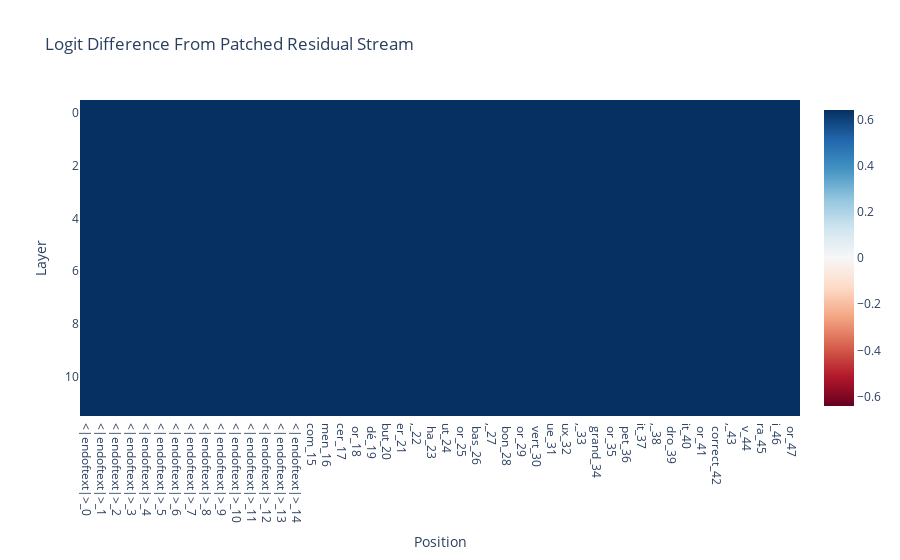

The notebook cell saved with this chart:
### Code cell
prompt_position_labels = [
    f"{tok}_{i}" for i, tok in enumerate(model.to_str_tokens(tokks[0]))
]
imshow(
    patched_residual_stream_diff,
    x=prompt_position_labels,
    title="Logit Difference From Patched Residual Stream",
    labels={"x": "Position", "y": "Layer"},
)

### Figure 1 — Plotly figure (JSON) as saved in the notebook; plotly's stock layout.template omitted (floating-point values rounded to 4 significant figures; data arrays with more than 128 entries replaced by an {"elided": "..."} marker saying what was removed)
{"data": [{"coloraxis": "coloraxis", "hovertemplate": "Position: %{x}<br>Layer: %{y}<br>color: %{z}<extra></extra>", "name": "0", "type": "heatmap", "x": ["<|endoftext|>_0", "<|endoftext|>_1", "<|endoftext|>_2", "<|endoftext|>_3", "<|endoftext|>_4", "<|endoftext|>_5", "<|endoftext|>_6", "<|endoftext|>_7", "<|endoftext|>_8", "<|endoftext|>_9", "<|endoftext|>_10", "<|endoftext|>_11", "<|endoftext|>_12", "<|endoftext|>_13", "<|endoftext|>_14", "com_15", "men_16", "cer_17", " or_18", " dé_19", "but_20", "er_21", ",_22", " ha_23", "ut_24", " or_25", " bas_26", ",_27", " bon_28", " or_29", " vert_30", "ue_31", "ux_32", ",_33", " grand_34", " or_35", " pet_36", "it_37", ",_38", " dro_39", "it_40", " or_41", " correct_42", ",_43", " v_44", "ra_45", "i_46", " or_47"], "xaxis": "x", "yaxis": "y", "z": {"elided": "12x48 float values"}}], "layout": {"coloraxis": {"cmid": 0, "colorscale": [[0, "rgb(103,0,31)"], [0.1, "rgb(178,24,43)"], [0.2, "rgb(214,96,77)"], [0.3, "rgb(244,165,130)"], [0.4, "rgb(253,219,199)"], [0.5, "rgb(247,247,247)"], [0.6, "rgb(209,229,240)"], [0.7, "rgb(146,197,222)"], [0.8, "rgb(67,147,195)"], [0.9, "rgb(33,102,172)"], [1, "rgb(5,48,97)"]]}, "title": {"text": "Logit Difference From Patched Residual Stream"}, "xaxis": {"anchor": "y", "constrain": "domain", "domain": [0, 1], "scaleanchor": "y", "title": {"text": "Position"}}, "yaxis": {"anchor": "x", "autorange": "reversed", "constrain": "domain", "domain": [0, 1], "title": {"text": "Layer"}}}}
